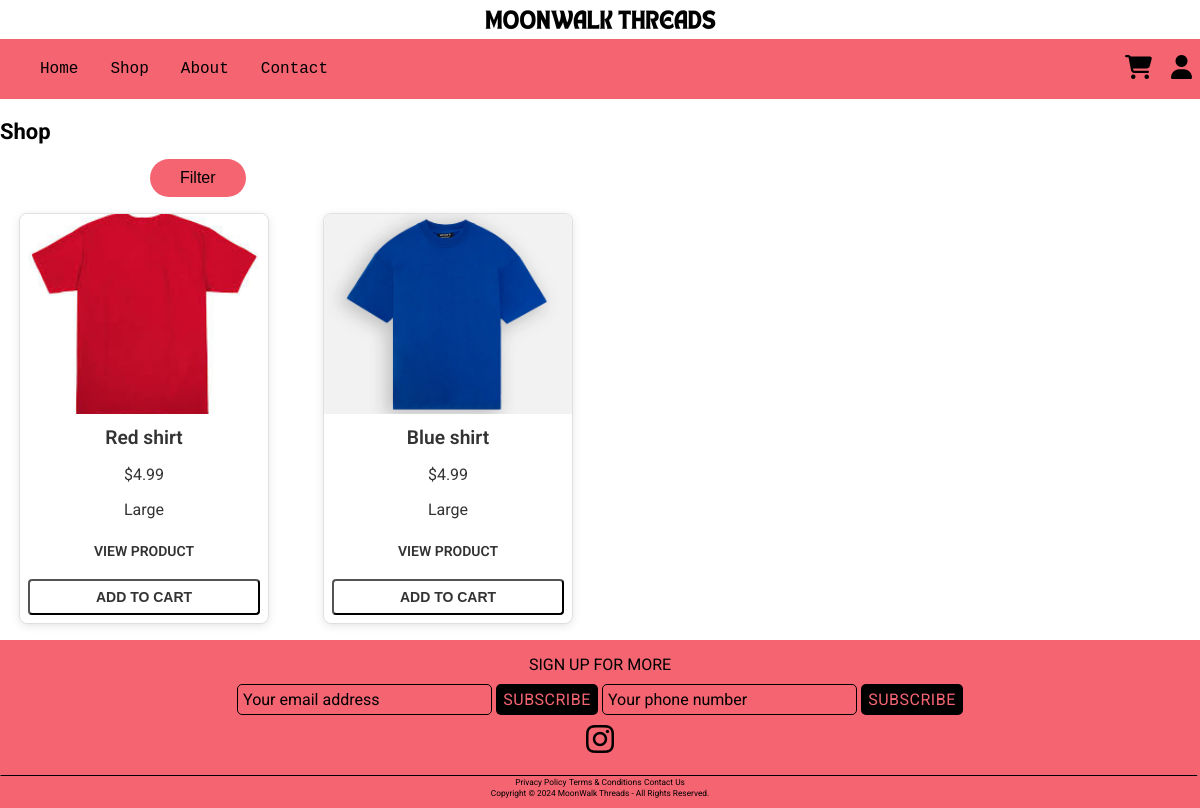
Before: /shop/Shirts with the older database file.
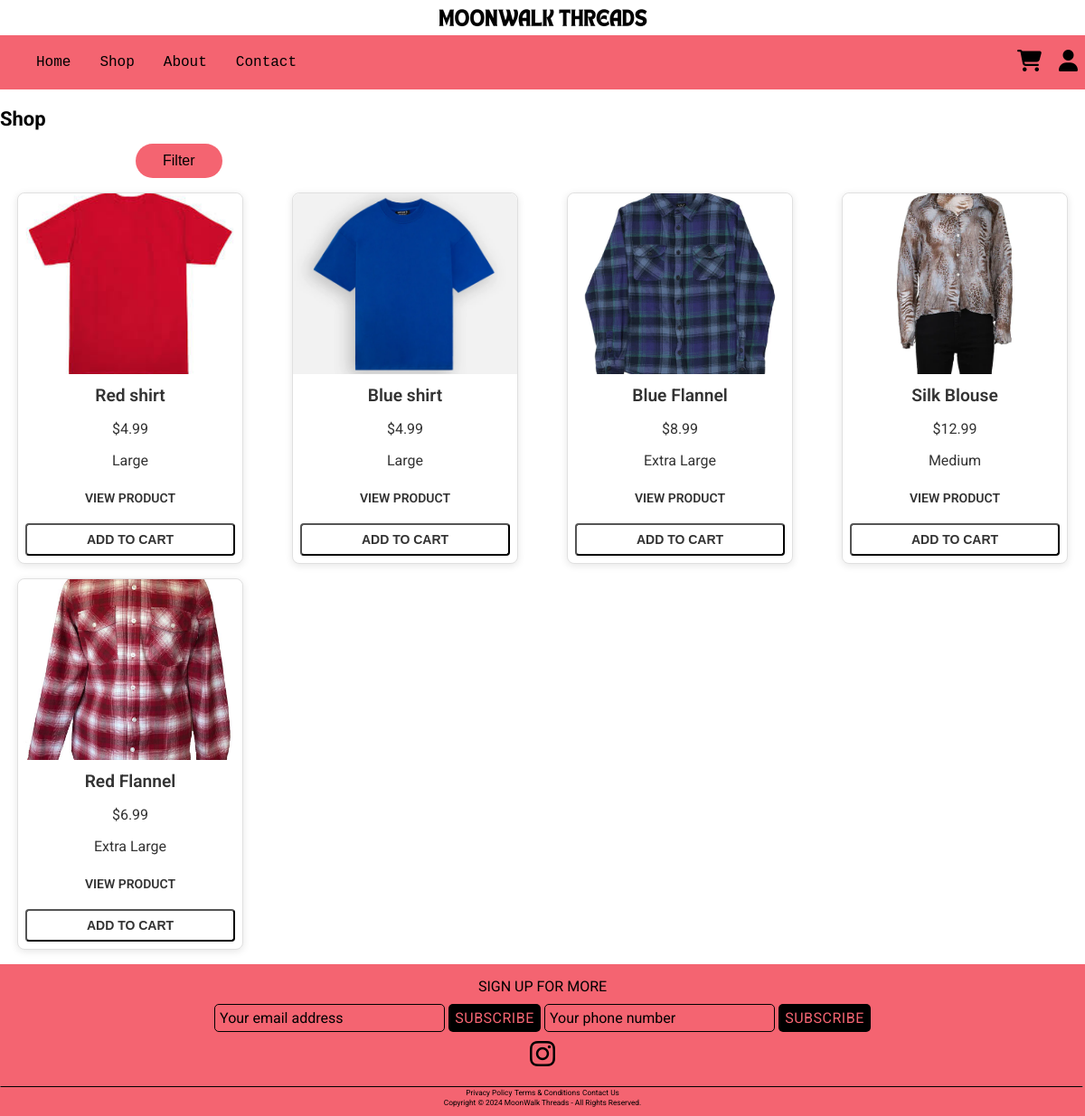
After: the same page with the newer database file.
### myapp/models.py (models this page shows, shortened)
class Product(models.Model):
    name = models.CharField(max_length=100)
    price= models.DecimalField(default=0, decimal_places=2, max_digits=6)
    category = models.ForeignKey(Category, on_delete=models.CASCADE, default=1)
    size = models.CharField(max_length=20)
    description = models.CharField(max_length=250, default='', blank=True, null=True)
    image = models.ImageField(upload_to='uploads/product/')
    featured = models.BooleanField(default=False)

### myapp/views.py (the view)
# urls.py: path('shop/', views.shop, name='shop'),
def shop(request, foo=None):
    if foo:
        foo = foo.replace('-', ' ')
        try:
            category = Category.objects.get(name=foo)
            products = Product.objects.filter(category=category)
        except Category.DoesNotExist:
            messages.success(request, ("Category Doesn't Exist!"))
            return redirect('shop')
    else:
        products = Product.objects.all()
        category = None  # No category selected
    categories = Category.objects.all()  # Pass all categories to the template
    return render(request, 'shop.html', {'products': products, 'category': category, 'categories': categories})

### myapp/templates/shop.html (shortened to what this page needs)
{% extends 'base.html' %}
{% load static %}
{% block content %}
<h1>Shop</h1>
<div class="shop-filter">
    <button class="shop-filter-button" onclick="toggleDropdown()">Filter</button>
</div>
<section class="shop-product-section">
    <div class="shop-product-grid">
        {% for product in products %}
        <div class="shop-product-card">
            <img class="shop-product-image" src="{{ product.image.url }}" alt="Product Image" />
            <div class="shop-product-body">
                <h5 class="shop-product-title">{{ product.name }}</h5>
                <p class="shop-product-price">${{ product.price }}</p>
                <p class="shop-product-price">{{ product.size }}</p>
            </div>
            <div class="shop-product-footer">
                <a class="btn btn-outline-dark" href="{% url 'productDetails' product.id %}">View Product</a>
                <button class="btn btn-outline-dark shop-add-to-cart-btn" data-id="{{ product.id }}">Add to Cart</button>
            </div>
        </div>
        {% endfor %}
    </div>
</section>
{% endblock %}

Changed rows visible on the page:
added Product: image (picture), name "Blue Flannel", price "8.99", size "Extra Large"
added Product: image (picture), name "Silk Blouse", price "12.99", size "Medium"
added Product: image (picture), name "Red Flannel", price "6.99", size "Extra Large"
